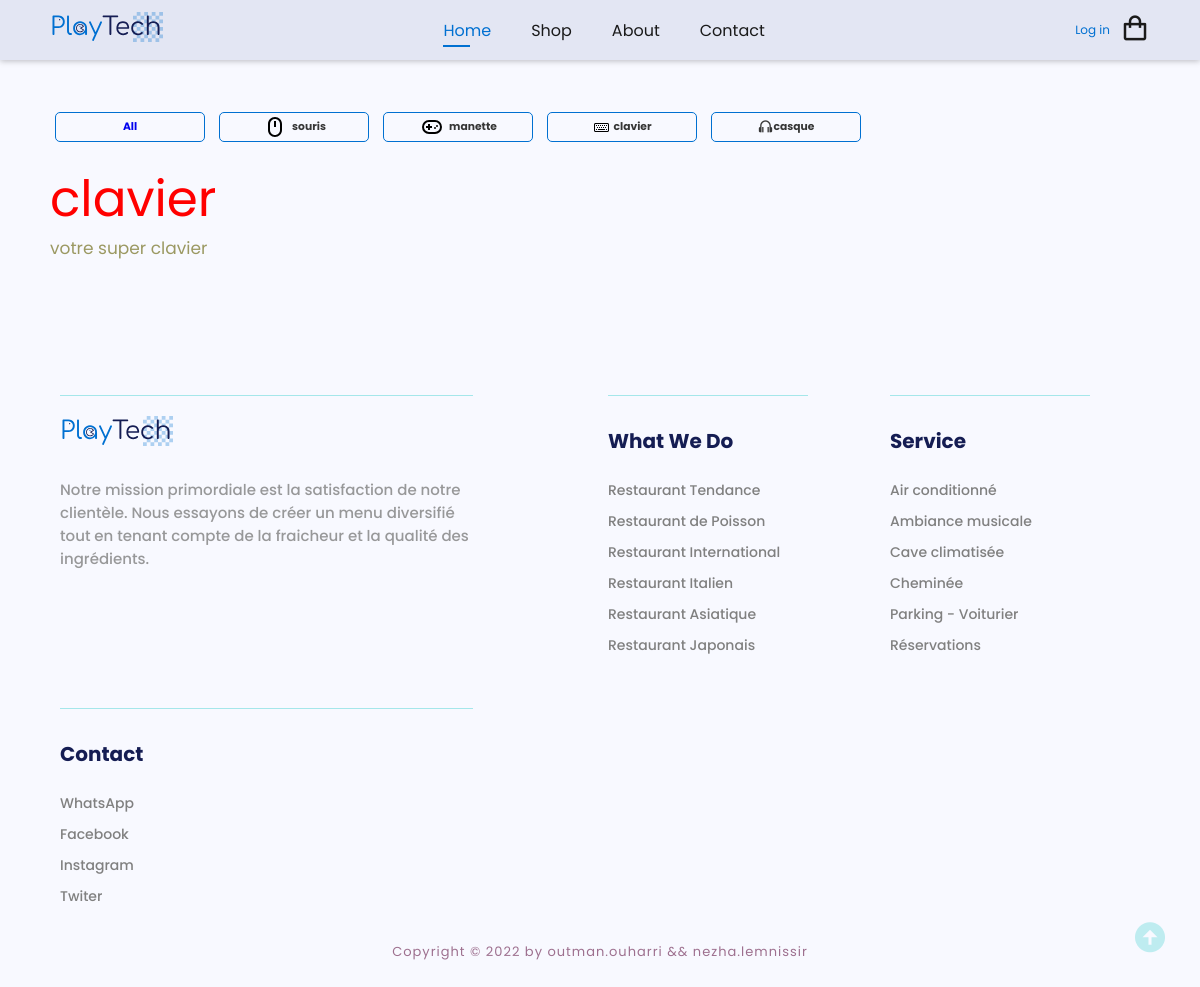
The app's page /Gallery.php?id=17 with its own data.
### tables this page shows
CREATE TABLE `categorie` (
  `id_categorie` int(11) NOT NULL,
  `libelle` varchar(50) DEFAULT NULL,
  `desc_categorie` varchar(50) NOT NULL,
  `svg_icon_categorie` longtext NOT NULL
);

### Gallery.php (the view, shortened to what this page needs)
<!DOCTYPE html>
<html lang="en">
<head>
    <link rel="stylesheet" href="./style/style.css?v=<?php echo time(); ?>">
    <link rel="stylesheet" href="https://cdnjs.cloudflare.com/ajax/libs/font-awesome/6.2.0/css/all.min.css" />
    <link href='https://unpkg.com/boxicons@2.1.4/css/boxicons.min.css' rel='stylesheet'>
    <?php
    include "./component/header.php"
    ?>
</head>
<body>
    <?php
    include_once "./component/header.php"
    ?>
    <section class="menu" id="intro">
        <div class="categorie-gallery">
            <?php
            include_once "./admin/connection.php";
            $req = mysqli_query($con, "SELECT * FROM categorie");
            if (mysqli_num_rows($req) == 0) {
            } else {
            ?>
                <div class="cat_box" style="justify-content: center;">
                    <a href="?id=0">
                        <h6>All</h6>
                    </a>
                </div>
                <?php
                while ($row = mysqli_fetch_assoc($req)) {
                ?>
                    <div class="cat_box cart_Box" style="justify-content: center;">
                        <a class="cat_type" href="?id=<?= $row['id_categorie'] ?>">
                            <?= $row['svg_icon_categorie'] ?>
                            <h6><?= $row['libelle'] ?></h6>
                        </a>
                    </div>
            <?php
                }
            }
            ?>
        </div>
        <?php
        $id = $_GET['id'];
        if ($id != 0) {
            $reQ = mysqli_query($con, "SELECT * FROM `categorie` WHERE id_categorie = $id");
            if (mysqli_num_rows($reQ) == 0) {
            } else {
                $row = mysqli_fetch_assoc($reQ);
        ?>
                <div class="mainText" id="platType">
                    <div class="add_prod">
                        <h2><?= $row['libelle'] ?></h2>
                    </div>
                    <p><?= $row['desc_categorie'] ?></p>
                </div>
                <?php
            }
                }
                    ?>
    </section>
    <a href="#intro" class="sctrooL">
        <i class='bx bxs-up-arrow-circle bx-md'></i>
    </a>
    <?php
    include_once "./component/footer.php";
    ?>
</body>
</html>

### style/style.css (style rules this page uses)
* { padding: 0; margin: 0; box-sizing: border-box; font-family: "Poppins", sans-serif; text-decoration: none !important; list-style: none !important; scroll-behavior: smooth; }
:root { --bg-color: #363636; --text-color: #1a1a1a; --main-color: #0070d1; --other-color: #363636; --h1-font: 6rem; --p-font: 1rem; }
body { background-color: #f8f9ff !important; color: var(--text-color); }
.categorie-gallery { padding-top: 110px; padding-bottom: 20px; display: flex; align-items: center; text-align: center; display: grid; grid-template-columns: repeat(auto-fit, minmax(auto, 150px)); gap: 4px; }
.cat_box { border: solid var(--main-color) 1.5px; cursor: pointer; height: 30px; min-width: 150px; padding: 10px; border-radius: 5px; justify-content: space-between; display: flex; align-items: center; text-align: center; height: 30px; width: auto; margin: 2px 5px; }
.cart_Box { justify-content: center !important; }
h6 { margin: 0px !important; }
.categorie-gallery .cat_type { color: var(--bg-color); display: flex; align-items: center; }
.categorie-gallery a svg { font-size: 10px; margin-right: 5px; margin-left: 1px; color: var(--main-color) !important; }
.menu { padding: 0 50px; }
.menu .mainText h2 { color: red; font-weight: 400; font-size: 50px; line-height: 141.5%; text-align: left; }
.menu .mainText p { color: #84813b; font-size: 17px; opacity: 0.8; }
.add_prod { display: flex; align-items: center; justify-content: space-between; }
@media (max-width: 1625px) { :root { --h1-font: 5rem; } }
@media (max-width: 1440px) { :root { --h1-font: 4rem; } }

### records on screen
categorie: libelle "souris"
categorie: libelle "manette"
categorie: libelle "clavier", desc_categorie "votre super clavier"
categorie: libelle "casque"
